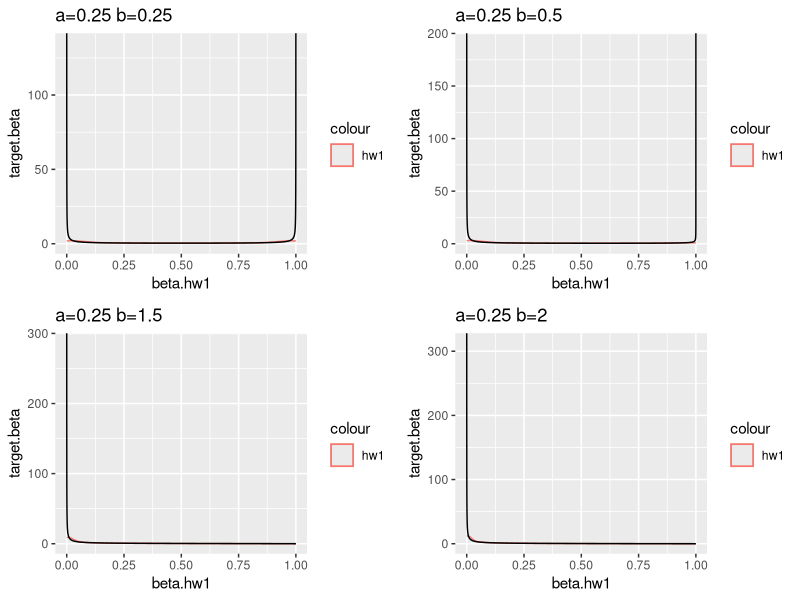
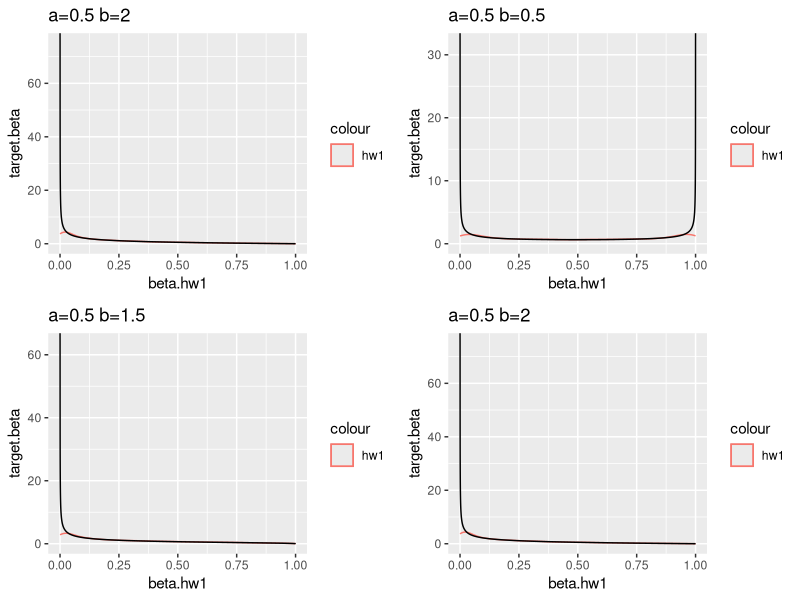
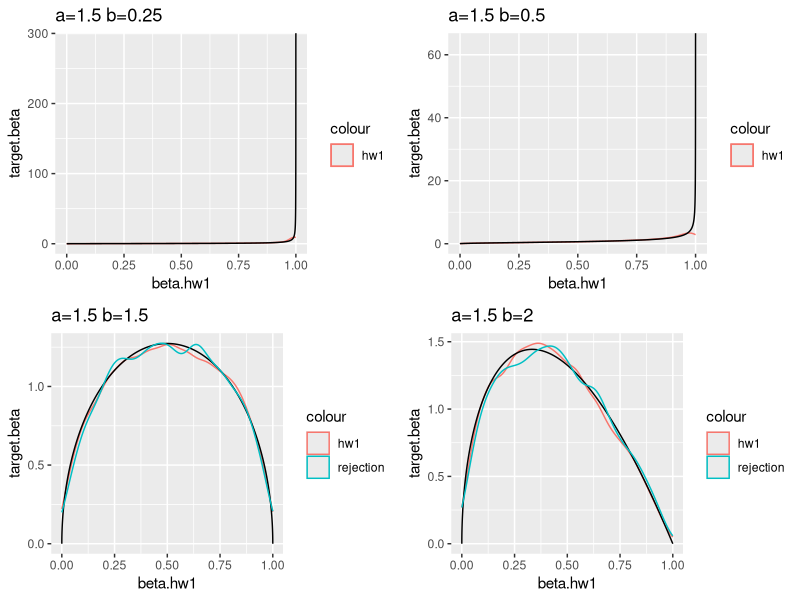
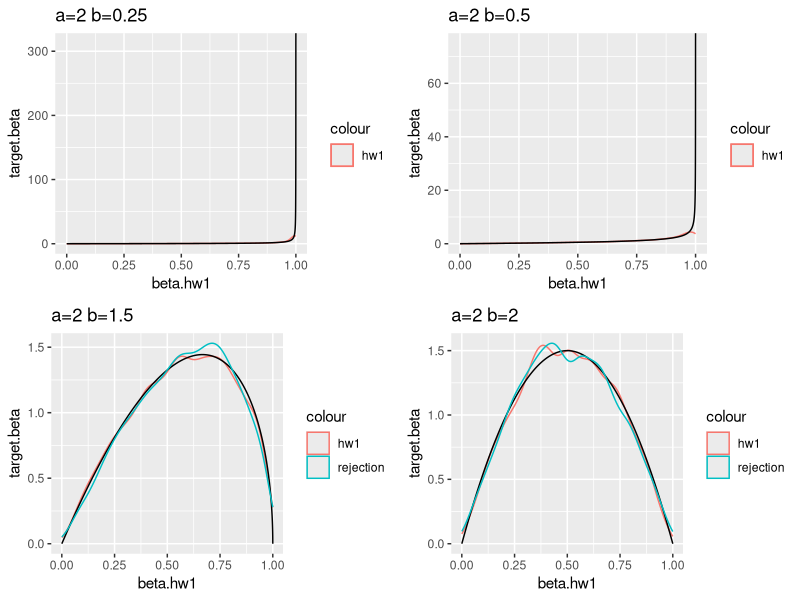
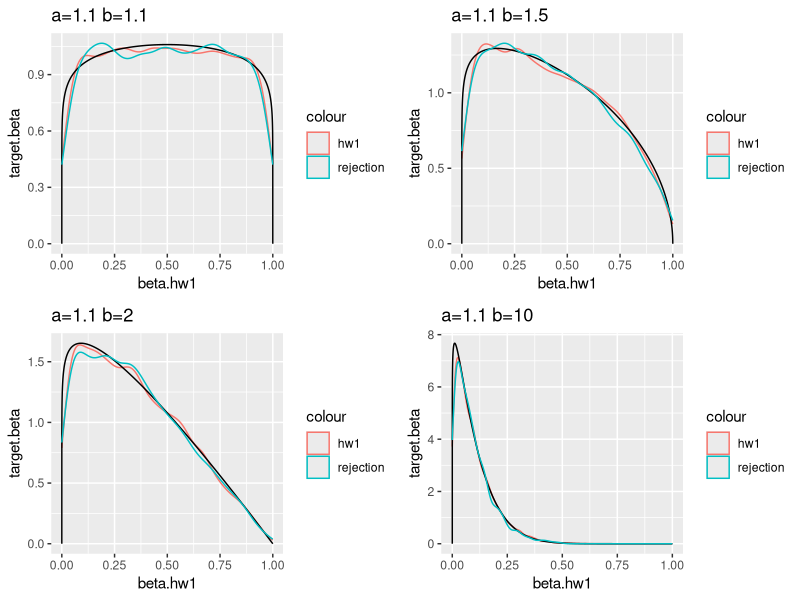
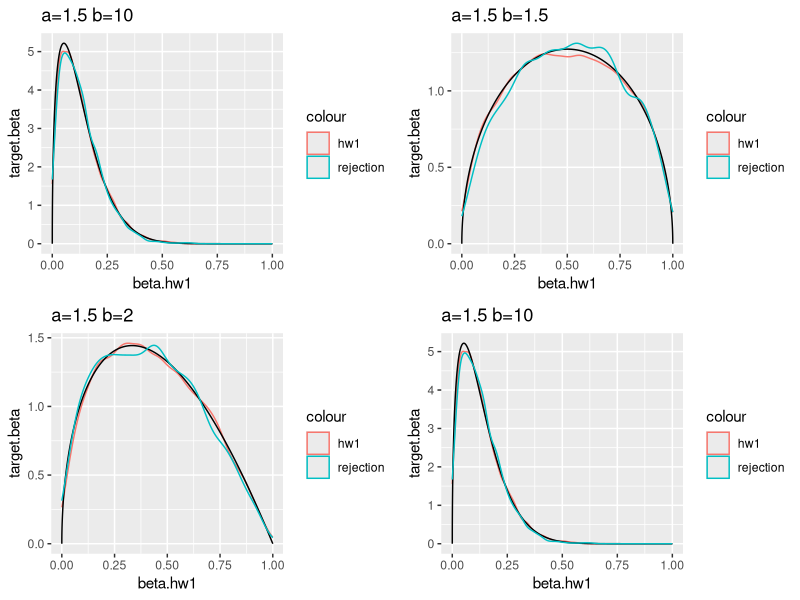
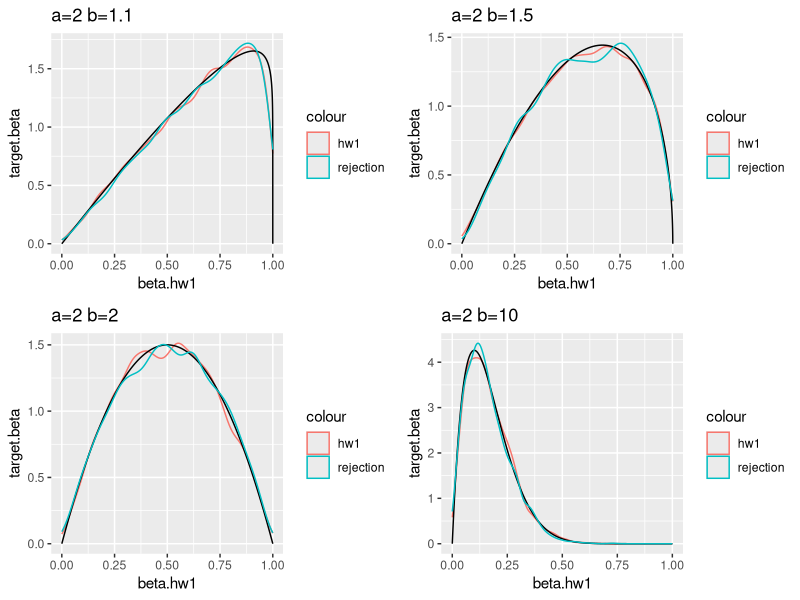
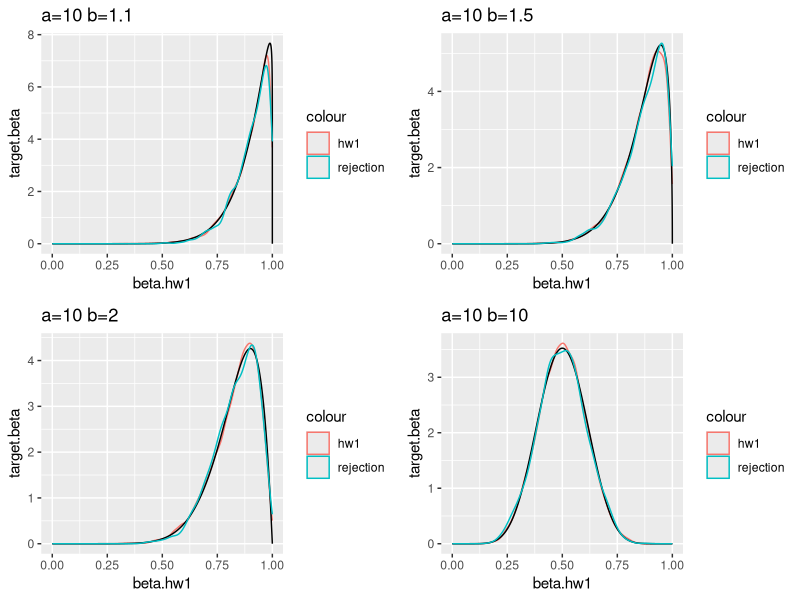

Source code (R) for these figures, in order:
## ---- chunk 1
knitr::opts_chunk$set(echo = TRUE, warning = FALSE, message = FALSE)
## ---- chunk 2
hw1.beta = function(alpha, beta, nsim = 10000){
  g_1 = rgamma(nsim, alpha, 1)
  g_2 = rgamma(nsim, beta, 1)
  B = g_1/(g_1 + g_2)
  return(B)
}
library(ggplot2)
## ---- chunk 3
alpha_seq = c(.25,.5,1.5,2)
beta_seq = c(.25,.5,1.5,2)
n.sim = 10000
x = seq(0,1,length.out = n.sim)
plot.list = list()
i = 1
set.seed(2018)
for (a in alpha_seq){
  for (b in beta_seq){
    target.beta = dbeta(x,a,b)
    beta.hw1 =hw1.beta(alpha = a, beta = b, nsim = n.sim)
    c = max(target.beta) + 1
    x.star = runif(n.sim,0,1)
    U = runif(n.sim, 0, 1)
    x.star[!(U < dbeta(x.star,a,b)/c)] = NA
    g = ggplot(data = data.frame(x, target.beta, x.star, beta.hw1)) +
      geom_density(aes(beta.hw1, color = "hw1")) +
      geom_line(aes(x, target.beta)) + 
      geom_density(aes(x.star, color = "rejection")) + 
      ggtitle(paste0("a=", a, " b=",b))
    plot.list[[i]] = g
    i = i + 1
  }
}
## ---- chunk 4
library(gridExtra)
grid.arrange(
  plot.list[[1]], plot.list[[2]], plot.list[[3]], plot.list[[4]],
  ncol = 2
)
grid.arrange(
  plot.list[[8]], plot.list[[6]], plot.list[[7]], plot.list[[8]],
  ncol = 2
)
grid.arrange(
  plot.list[[9]], plot.list[[10]], plot.list[[11]], plot.list[[12]],
  ncol = 2
)
grid.arrange(
  plot.list[[13]], plot.list[[14]], plot.list[[15]], plot.list[[16]],
  ncol = 2
)
## ---- chunk 5
library(truncnorm)
alpha_seq = c(1.1,1.5,2,10)
beta_seq = c(1.1,1.5,2,10)
n.sim = 10000
x = seq(0,1,length.out = n.sim)
plot.list = list()
i = 1
set.seed(2018)
for (a in alpha_seq){
  for (b in beta_seq){
    target.beta = dbeta(x,a,b)
    beta.hw1 =hw1.beta(alpha = a, beta = b, nsim = n.sim)
    c = max(target.beta/dtruncnorm(x,0,1,.5,1)) + 1
    x.star = rtruncnorm(n.sim, a = 0, b = 1, mean = a/(a+b), sd = 1)
    U = runif(n.sim, 0, 1)
    x.star[!(U < dbeta(x.star,a,b)/(c*dtruncnorm(x.star,a=0,b=1,mean = .5, sd = 1)))] = NA
    g = ggplot(data = data.frame(x, target.beta, x.star, beta.hw1)) +
      geom_density(aes(beta.hw1, color = "hw1")) +
      geom_line(aes(x, target.beta)) + 
      geom_density(aes(x.star, color = "rejection")) + 
      ggtitle(paste0("a=", a, " b=",b))
    plot.list[[i]] = g
    i = i + 1
  }
}
## ---- chunk 6
grid.arrange(
  plot.list[[1]], plot.list[[2]], plot.list[[3]], plot.list[[4]],
  ncol = 2
)
grid.arrange(
  plot.list[[8]], plot.list[[6]], plot.list[[7]], plot.list[[8]],
  ncol = 2
)
grid.arrange(
  plot.list[[9]], plot.list[[10]], plot.list[[11]], plot.list[[12]],
  ncol = 2
)
grid.arrange(
  plot.list[[13]], plot.list[[14]], plot.list[[15]], plot.list[[16]],
  ncol = 2
)
## ---- chunk 7
n.sim = 10000
x = seq(0,5,length.out = 1000)
plot.list = list()
i = 1
set.seed(2018)
lwr = 0
lambda = c(1,2,3,4)
for (l in lambda){
  pi.x = dnorm(x,mean = 0,sd = 1)
  g.x = dexp(x, l)
  c = max(pi.x / g.x) 
  x.star = rexp(n.sim, l)
  U = runif(n.sim, 0, 1)
  x.star[!( U < dnorm(x.star,0,1)/(c*dexp(x.star,l)) )] = NA
  g = ggplot(data = data.frame(x, pi.x, x.star)) +
    geom_line(aes(x, (1/pnorm(lwr))*pi.x)) + 
    geom_density(aes(x.star, color = "rejection")) +
    ggtitle(paste0("l=",l)) +
    xlim(0,5)
  plot.list[[i]] = g
  i = i + 1
}
## ---- chunk 8
grid.arrange(
  plot.list[[1]], plot.list[[2]], plot.list[[3]], plot.list[[4]],
  ncol = 2
)
## ---- chunk 9
n.sim = 10000
lwr = 1
x = seq(lwr,5,length.out = 1000)
plot.list = list()
i = 1
set.seed(2018)
lambda = c(1,2,3,4)
for (l in lambda){
  pi.x = dnorm(x,mean = 0,sd = 1)
  g.x = dexp(x, l)
  c = max(pi.x / g.x) 
  x.star = rexp(n.sim, l)
  U = runif(n.sim, 0, 1)
  x.star[!( U < dnorm(x.star,0,1)/(c*dexp(x.star,l)) )] = NA
  g = ggplot(data = data.frame(x, pi.x, x.star)) +
    geom_line(aes(x, (1/pnorm(lwr))*pi.x)) + 
    geom_density(aes(x.star, color = "rejection")) +
    ggtitle(paste0("l=",l)) +
    xlim(0,5)
  plot.list[[i]] = g
  i = i + 1
}
## ---- chunk 10
grid.arrange(
  plot.list[[1]], plot.list[[2]], plot.list[[3]], plot.list[[4]],
  ncol = 2
)
## ---- chunk 11
n.sim = 10000
lwr = 2
x = seq(lwr,5,length.out = 1000)
plot.list = list()
i = 1
set.seed(2018)
lambda = c(1,2,3,4)
for (l in lambda){
  pi.x = dnorm(x,mean = 0,sd = 1)
  g.x = dexp(x, l)
  c = max(pi.x / g.x) 
  x.star = rexp(n.sim, l)
  U = runif(n.sim, 0, 1)
  x.star[!( U < dnorm(x.star,0,1)/(c*dexp(x.star,l)) )] = NA
  g = ggplot(data = data.frame(x, pi.x, x.star)) +
    geom_line(aes(x, (1/pnorm(lwr))*pi.x)) + 
    geom_density(aes(x.star, color = "rejection")) +
    ggtitle(paste0("l=",l)) +
    xlim(0,5)
  plot.list[[i]] = g
  i = i + 1
}
## ---- chunk 12
grid.arrange(
  plot.list[[1]], plot.list[[2]], plot.list[[3]], plot.list[[4]],
  ncol = 2
)
## ---- chunk 13
n.sim = 10000
lwr = 4
x = seq(lwr,5,length.out = 1000)
plot.list = list()
i = 1
set.seed(2018)
lambda = c(1,2,3,4)
for (l in lambda){
  pi.x = dnorm(x,mean = 0,sd = 1)
  g.x = dexp(x, l)
  c = max(pi.x / g.x) 
  x.star = rexp(n.sim, l)
  U = runif(n.sim, 0, 1)
  x.star[!( U < dnorm(x.star,0,1)/(c*dexp(x.star,l)) )] = NA
  g = ggplot(data = data.frame(x, pi.x, x.star)) +
    geom_line(aes(x, (1/pnorm(lwr))*pi.x)) + 
    geom_density(aes(x.star, color = "rejection")) +
    ggtitle(paste0("l=",l)) +
    xlim(0,5)
  plot.list[[i]] = g
  i = i + 1
}
## ---- chunk 14
grid.arrange(
  plot.list[[1]], plot.list[[2]], plot.list[[3]], plot.list[[4]],
  ncol = 2
)
